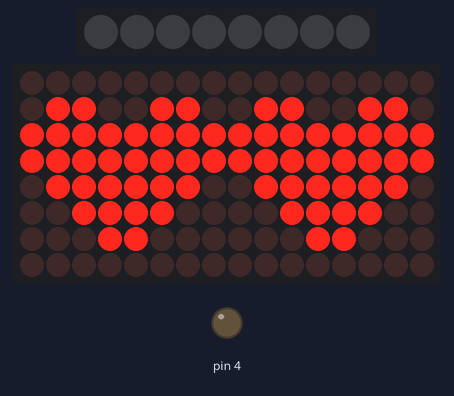
The sketch below on a simulated Arduino Uno, built with avr-gcc and run on an emulated ATmega328P. Parts: 8 RGB LEDs in strip order, left to right, 16×8 LED matrix, output pins drawn as LEDs (lit = HIGH). The strip is taken to match the declared colour order.

Above: at 0.1 s.
At 3.1 s:
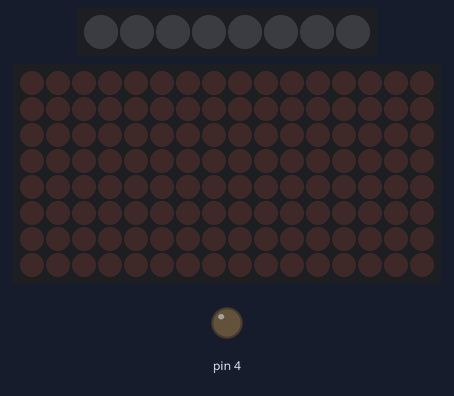
At 6.1 s:
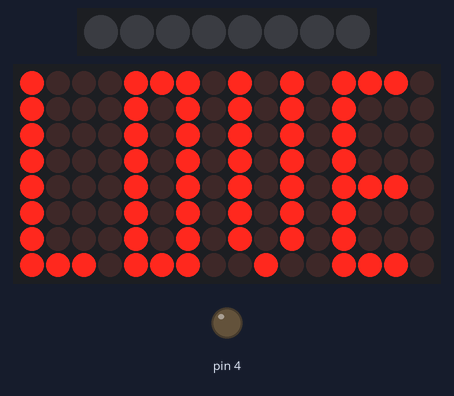

Measured:
- by itself, everything shown: repeats every 8.0 s, in 7 steps
- what the display in image 1 shows lasts 1.0 s, from 3.0 s to 4.0 s
- what the display in image 2 shows lasts 2.0 s, from 6.0 s to 8.0 s

The sketch:

Dot_matrix_love.ino
```cpp
// (licence header left out)
#include <LedControl.h>               //Library file
#include <Adafruit_NeoPixel.h>       //Library file
#define PIN 5                          //Define the pins of the RGB lamp
#define MAX_LED 8                      //8 RGB lights in the robot

Adafruit_NeoPixel strip = Adafruit_NeoPixel( MAX_LED, PIN, NEO_RGB + NEO_KHZ800 );
uint8_t i;

/*Define the pins of the Dot matrix */
#define DIN 9
#define CS  10
#define CLK 11
#define NUM 2
#define ADD true
#define SUB false


/* Customize the pattern displayed by the dot matrix,
Note:
The high level lights up, and each dot matrix has 8 rows and 8 columns.
For example: byte test[1] = { 0xff, 0xff, 0xff, 0xff, 0xff, 0xff, 0xff, 0xff};
Indicates that the dot matrix is on full screen.
For example: byte test[2] = { 0xff, 0xff, 0xff, 0xff, 0xff, 0xff, 0xff, 0xff};
Indicates that the dot matrix is off full screen.
The following are examples of dot patterns, and users can design their own patterns.
*/
byte e[8]=     {0x7C,0x7C,0x60,0x7C,0x7C,0x60,0x7C,0x7C};     //E
byte d[8]=     {0x78,0x7C,0x66,0x66,0x66,0x66,0x7C,0x78};     //D
byte u[8]=     {0x66,0x66,0x66,0x66,0x66,0x66,0x7E,0x7E};     //U
byte c[8]=     {0x7E,0x7E,0x60,0x60,0x60,0x60,0x7E,0x7E};     //C
byte eight[8]= {0x7E,0x7E,0x66,0x7E,0x7E,0x66,0x7E,0x7E};     //8
byte s[8]=     {0x7E,0x7C,0x60,0x7C,0x3E,0x06,0x3E,0x7E};     //S
byte dot[8]=   {0x00,0x00,0x00,0x00,0x00,0x00,0x18,0x18};     //.
byte o[8]=     {0x7E,0x7E,0x66,0x66,0x66,0x66,0x7E,0x7E};     //O
byte m[8]=     {0xE7,0xFF,0xFF,0xDB,0xDB,0xDB,0xC3,0xC3};     //M
byte smile[8]=   {0x3C,0x42,0xA5,0x81,0xA5,0x99,0x42,0x3C};   //Smile
byte neutral[8]= {0x3C,0x42,0xA5,0x81,0xBD,0x81,0x42,0x3C};   //Standard expression
byte test1[8] = { 0xff,0xff,0xff,0xff,0xff,0xff,0xff,0xff};   //Full screen is on
byte test2[8] =  {0x00,0x00,0x00,0x00,0x00,0x00,0x00,0x00};   //Full screen is off
byte heart[8] = {0x00,0x66,0xff,0xff,0x7E,0x3C,0x18,0x00};    //Heart
byte WORD_LO[8] = {0x8E,0x8A,0x8A,0x8A,0x8A,0x8A,0x8A,0xEE};  //LO
byte WORD_VE[8] = {0xAE,0xA8,0xA8,0xA8,0xAE,0xA8,0xA8,0x4E};  //LO
LedControl lc=LedControl(DIN,CLK,CS,NUM);

/*Initialization settings*/
void setup()
{
   lc.shutdown(0,false);       //At startup, the MAX72XX is in power saving mode
   lc.setIntensity(0,1);       //Set the brightness to the maximum
   lc.shutdown(1,false);       //At startup, the MAX72XX is in power saving mode
   lc.setIntensity(1,1);       //Set the brightness to the maximum
   lc.clearDisplay(0);
   strip.begin();
   strip.show();
   pinMode(4,OUTPUT);
   digitalWrite(4,0);         //Pin 4 is the pin of the color recognition sensor searchlight
  /* In order to reduce the load of the power supply,
  * we initialize the searchlight of the color recognition sensor when it is initialized
  * (this is not necessary when the color recognition sensor is used)
  */
}

/*Dot matrix display LO */
void printByte_LO(byte character [])
{
     int i = 0;
     for(i=0;i<8;i++)
     {
          lc.setRow(0,i,character[i]);   //0 represents the first matrix (the dot matrix on the left)
      }
}

/*Dot matrix display VE*/
void printByte_VE(byte character [])
{
    int i = 0;
    for(i=0;i<8;i++)
    {
         lc.setRow(1,i,character[i]);   //1 represents the second matrix (the dot matrix on the right)
    }
}

/*Two dot matrix display heart*/
void printByte_heart(byte character [])
{
    int i = 0;
    for(i=0;i<8;i++)
    {
         lc.setRow(0,i,character[i]);
         lc.setRow(1,i,character[i]);
    }
}

/*Two dot matrix clear display*/
void printByte_CLEAR(byte character [])
{
    int i = 0;
    for(i=0;i<8;i++)
    {
         lc.setRow(1,i,character[i]);
         lc.setRow(0,i,character[i]);
    }
}

/*Main function*/
void loop()
{
    int m = 0;
    for(m=0; m<3; m++)     //Two hearts are displayed at intervals of 1 second on the dot matrix, three times,
    {
    printByte_heart(heart);
    delay(1000);
    printByte_CLEAR(test2);
    delay(1000);
    }
    printByte_LO(WORD_LO); //the pattern LOVE is displayed  2 second.
    printByte_VE(WORD_VE);
    delay(2000);
}
```
